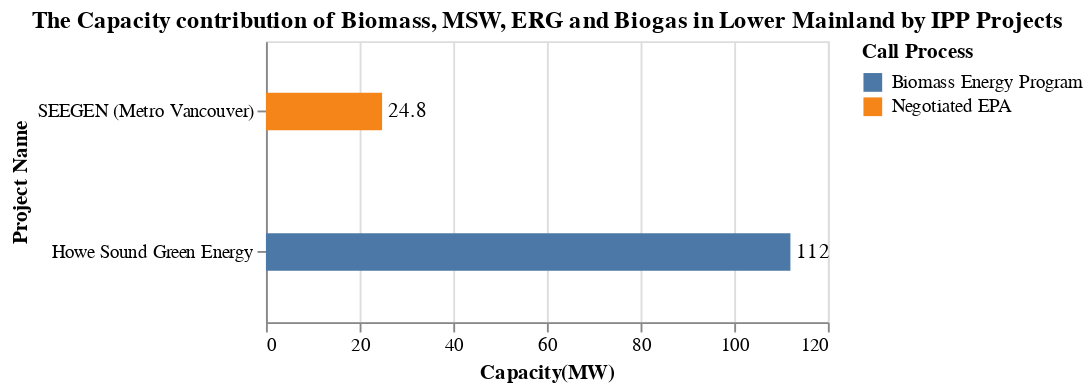

Source (notebook cell):
### Code cell
title = alt.TitleParams('The Capacity contribution of Biomass, MSW, ERG and Biogas in Lower Mainland by IPP Projects')

capacity_IPP = alt.Chart(data_LM, title = title).mark_bar(height = 20).encode(
                    alt.Y('Project_name', title='Project Name',sort='x'),
                    alt.X('sum(Capacity(MW))', title='Capacity(MW)'),
                    alt.Color('Call_process', title = 'Call Process')).properties(height = 150, width=300)
cap_LM_Loc_chart = capacity_IPP + capacity_IPP.mark_text(
    color = 'black', align='left', dx = 3).encode(text='sum(Capacity(MW))',color=alt.value('black'))
cap_LM_Loc_chart

### Figure 1 — Vega-Lite specification as saved in the notebook (floating-point values rounded to 4 significant figures)
{"config": {"view": {"continuousWidth": 300, "continuousHeight": 300}}, "layer": [{"mark": {"type": "bar", "height": 20}, "encoding": {"color": {"field": "Call_process", "title": "Call Process", "type": "nominal"}, "x": {"aggregate": "sum", "field": "Capacity(MW)", "title": "Capacity(MW)", "type": "quantitative"}, "y": {"field": "Project_name", "sort": "x", "title": "Project Name", "type": "nominal"}}, "title": {"text": "The Capacity contribution of Biomass, MSW, ERG and Biogas in Lower Mainland by IPP Projects"}}, {"mark": {"type": "text", "align": "left", "color": "black", "dx": 3}, "encoding": {"color": {"value": "black"}, "text": {"aggregate": "sum", "field": "Capacity(MW)", "type": "quantitative"}, "x": {"aggregate": "sum", "field": "Capacity(MW)", "title": "Capacity(MW)", "type": "quantitative"}, "y": {"field": "Project_name", "sort": "x", "title": "Project Name", "type": "nominal"}}, "title": {"text": "The Capacity contribution of Biomass, MSW, ERG and Biogas in Lower Mainland by IPP Projects"}}], "data": {"name": "data-9a6572bdf0feffbe2490a20a22588389"}, "height": 150, "width": 300, "$schema": "https://vega.github.io/schema/vega-lite/v5.20.1.json", "datasets": {"data-9a6572bdf0feffbe2490a20a22588389": [{"Sub_region": "Lower Mainland", "Project_name": "SEEGEN (Metro Vancouver)", "IPP_seller": "Covanta Burnaby Renewable Energy ULC", "Location": "Burnaby", "Type": "MSW", "Year": "2014", "Call_process": "Negotiated EPA", "Capacity(MW)": 24.8, "Energy(GWh/yr)": 166.0, "Region": "Lower Mainland"}, {"Sub_region": "Lower Mainland", "Project_name": "Howe Sound Green Energy", "IPP_seller": "Howe Sound Pulp and Paper Corporation", "Location": "Port Mellon", "Type": "Biomass", "Year": "2019", "Call_process": "Biomass Energy Program", "Capacity(MW)": 112.0, "Energy(GWh/yr)": 226.2, "Region": "Lower Mainland"}]}}
